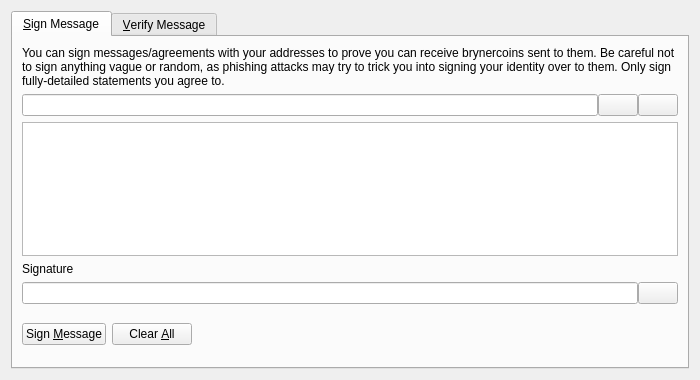
<?xml version="1.0" encoding="UTF-8"?>
<ui version="4.0">
 <class>SignVerifyMessageDialog</class>
 <widget class="QDialog" name="SignVerifyMessageDialog">
  <property name="geometry">
   <rect>
    <x>0</x>
    <y>0</y>
    <width>700</width>
    <height>380</height>
   </rect>
  </property>
  <property name="windowTitle">
   <string>Signatures - Sign / Verify a Message</string>
  </property>
  <property name="modal">
   <bool>true</bool>
  </property>
  <layout class="QVBoxLayout" name="verticalLayout">
   <item>
    <widget class="QTabWidget" name="tabWidget">
     <property name="currentIndex">
      <number>0</number>
     </property>
     <widget class="QWidget" name="tabSignMessage">
      <attribute name="title">
       <string>&amp;Sign Message</string>
      </attribute>
      <layout class="QVBoxLayout" name="verticalLayout_SM">
       <item>
        <widget class="QLabel" name="infoLabel_SM">
         <property name="text">
          <string>You can sign messages/agreements with your addresses to prove you can receive brynercoins sent to them. Be careful not to sign anything vague or random, as phishing attacks may try to trick you into signing your identity over to them. Only sign fully-detailed statements you agree to.</string>
         </property>
         <property name="textFormat">
          <enum>Qt::PlainText</enum>
         </property>
         <property name="wordWrap">
          <bool>true</bool>
         </property>
        </widget>
       </item>
       <item>
        <layout class="QHBoxLayout" name="horizontalLayout_1_SM">
         <property name="spacing">
          <number>0</number>
         </property>
         <item>
          <widget class="QValidatedLineEdit" name="addressIn_SM">
           <property name="toolTip">
            <string>The BrynerCoin address to sign the message with</string>
           </property>
          </widget>
         </item>
         <item>
          <widget class="QPushButton" name="addressBookButton_SM">
           <property name="toolTip">
            <string>Choose previously used address</string>
           </property>
           <property name="text">
            <string/>
           </property>
           <property name="icon">
            <iconset resource="../bitcoin.qrc">
             <normaloff>:/icons/address-book</normaloff>:/icons/address-book</iconset>
           </property>
           <property name="shortcut">
            <string>Alt+A</string>
           </property>
           <property name="autoDefault">
            <bool>false</bool>
           </property>
          </widget>
         </item>
         <item>
          <widget class="QPushButton" name="pasteButton_SM">
           <property name="toolTip">
            <string>Paste address from clipboard</string>
           </property>
           <property name="text">
            <string/>
           </property>
           <property name="icon">
            <iconset resource="../bitcoin.qrc">
             <normaloff>:/icons/editpaste</normaloff>:/icons/editpaste</iconset>
           </property>
           <property name="shortcut">
            <string>Alt+P</string>
           </property>
           <property name="autoDefault">
            <bool>false</bool>
           </property>
          </widget>
         </item>
        </layout>
       </item>
       <item>
        <widget class="QPlainTextEdit" name="messageIn_SM">
         <property name="toolTip">
          <string>Enter the message you want to sign here</string>
         </property>
        </widget>
       </item>
       <item>
        <widget class="QLabel" name="signatureLabel_SM">
         <property name="text">
          <string>Signature</string>
         </property>
         <property name="textFormat">
          <enum>Qt::PlainText</enum>
         </property>
        </widget>
       </item>
       <item>
        <layout class="QHBoxLayout" name="horizontalLayout_2_SM">
         <property name="spacing">
          <number>0</number>
         </property>
         <item>
          <widget class="QLineEdit" name="signatureOut_SM">
           <property name="font">
            <font>
             <italic>true</italic>
            </font>
           </property>
           <property name="readOnly">
            <bool>true</bool>
           </property>
          </widget>
         </item>
         <item>
          <widget class="QPushButton" name="copySignatureButton_SM">
           <property name="toolTip">
            <string>Copy the current signature to the system clipboard</string>
           </property>
           <property name="text">
            <string/>
           </property>
           <property name="icon">
            <iconset resource="../bitcoin.qrc">
             <normaloff>:/icons/editcopy</normaloff>:/icons/editcopy</iconset>
           </property>
           <property name="autoDefault">
            <bool>false</bool>
           </property>
          </widget>
         </item>
        </layout>
       </item>
       <item>
        <layout class="QHBoxLayout" name="horizontalLayout_3_SM">
         <item>
          <widget class="QPushButton" name="signMessageButton_SM">
           <property name="toolTip">
            <string>Sign the message to prove you own this BrynerCoin address</string>
           </property>
           <property name="text">
            <string>Sign &amp;Message</string>
           </property>
           <property name="icon">
            <iconset resource="../bitcoin.qrc">
             <normaloff>:/icons/edit</normaloff>:/icons/edit</iconset>
           </property>
           <property name="autoDefault">
            <bool>false</bool>
           </property>
          </widget>
         </item>
         <item>
          <widget class="QPushButton" name="clearButton_SM">
           <property name="toolTip">
            <string>Reset all sign message fields</string>
           </property>
           <property name="text">
            <string>Clear &amp;All</string>
           </property>
           <property name="icon">
            <iconset resource="../bitcoin.qrc">
             <normaloff>:/icons/remove</normaloff>:/icons/remove</iconset>
           </property>
           <property name="autoDefault">
            <bool>false</bool>
           </property>
          </widget>
         </item>
         <item>
          <spacer name="horizontalSpacer_1_SM">
           <property name="orientation">
            <enum>Qt::Horizontal</enum>
           </property>
           <property name="sizeHint" stdset="0">
            <size>
             <width>40</width>
             <height>48</height>
            </size>
           </property>
          </spacer>
         </item>
         <item>
          <widget class="QLabel" name="statusLabel_SM">
           <property name="font">
            <font>
             <weight>75</weight>
             <bold>true</bold>
            </font>
           </property>
           <property name="text">
            <string/>
           </property>
           <property name="wordWrap">
            <bool>true</bool>
           </property>
          </widget>
         </item>
         <item>
          <spacer name="horizontalSpacer_2_SM">
           <property name="orientation">
            <enum>Qt::Horizontal</enum>
           </property>
           <property name="sizeHint" stdset="0">
            <size>
             <width>40</width>
             <height>48</height>
            </size>
           </property>
          </spacer>
         </item>
        </layout>
       </item>
      </layout>
     </widget>
     <widget class="QWidget" name="tabVerifyMessage">
      <attribute name="title">
       <string>&amp;Verify Message</string>
      </attribute>
      <layout class="QVBoxLayout" name="verticalLayout_VM">
       <item>
        <widget class="QLabel" name="infoLabel_VM">
         <property name="text">
          <string>Enter the receiver's address, message (ensure you copy line breaks, spaces, tabs, etc. exactly) and signature below to verify the message. Be careful not to read more into the signature than what is in the signed message itself, to avoid being tricked by a man-in-the-middle attack. Note that this only proves the signing party receives with the address, it cannot prove sendership of any transaction!</string>
         </property>
         <property name="textFormat">
          <enum>Qt::PlainText</enum>
         </property>
         <property name="alignment">
          <set>Qt::AlignLeading|Qt::AlignLeft|Qt::AlignTop</set>
         </property>
         <property name="wordWrap">
          <bool>true</bool>
         </property>
        </widget>
       </item>
       <item>
        <layout class="QHBoxLayout" name="horizontalLayout_1_VM">
         <property name="spacing">
          <number>0</number>
         </property>
         <item>
          <widget class="QValidatedLineEdit" name="addressIn_VM">
           <property name="toolTip">
            <string>The BrynerCoin address the message was signed with</string>
           </property>
          </widget>
         </item>
         <item>
          <widget class="QPushButton" name="addressBookButton_VM">
           <property name="toolTip">
            <string>Choose previously used address</string>
           </property>
           <property name="text">
            <string/>
           </property>
           <property name="icon">
            <iconset resource="../bitcoin.qrc">
             <normaloff>:/icons/address-book</normaloff>:/icons/address-book</iconset>
           </property>
           <property name="shortcut">
            <string>Alt+A</string>
           </property>
           <property name="autoDefault">
            <bool>false</bool>
           </property>
          </widget>
         </item>
        </layout>
       </item>
       <item>
        <widget class="QPlainTextEdit" name="messageIn_VM"/>
       </item>
       <item>
        <widget class="QValidatedLineEdit" name="signatureIn_VM"/>
       </item>
       <item>
        <layout class="QHBoxLayout" name="horizontalLayout_2_VM">
         <item>
          <widget class="QPushButton" name="verifyMessageButton_VM">
           <property name="toolTip">
            <string>Verify the message to ensure it was signed with the specified BrynerCoin address</string>
           </property>
           <property name="text">
            <string>Verify &amp;Message</string>
           </property>
           <property name="icon">
            <iconset resource="../bitcoin.qrc">
             <normaloff>:/icons/transaction_0</normaloff>:/icons/transaction_0</iconset>
           </property>
           <property name="autoDefault">
            <bool>false</bool>
           </property>
          </widget>
         </item>
         <item>
          <widget class="QPushButton" name="clearButton_VM">
           <property name="toolTip">
            <string>Reset all verify message fields</string>
           </property>
           <property name="text">
            <string>Clear &amp;All</string>
           </property>
           <property name="icon">
            <iconset resource="../bitcoin.qrc">
             <normaloff>:/icons/remove</normaloff>:/icons/remove</iconset>
           </property>
           <property name="autoDefault">
            <bool>false</bool>
           </property>
          </widget>
         </item>
         <item>
          <spacer name="horizontalSpacer_1_VM">
           <property name="orientation">
            <enum>Qt::Horizontal</enum>
           </property>
           <property name="sizeHint" stdset="0">
            <size>
             <width>40</width>
             <height>48</height>
            </size>
           </property>
          </spacer>
         </item>
         <item>
          <widget class="QLabel" name="statusLabel_VM">
           <property name="font">
            <font>
             <weight>75</weight>
             <bold>true</bold>
            </font>
           </property>
           <property name="text">
            <string/>
           </property>
           <property name="wordWrap">
            <bool>true</bool>
           </property>
          </widget>
         </item>
         <item>
          <spacer name="horizontalSpacer_2_VM">
           <property name="orientation">
            <enum>Qt::Horizontal</enum>
           </property>
           <property name="sizeHint" stdset="0">
            <size>
             <width>40</width>
             <height>48</height>
            </size>
           </property>
          </spacer>
         </item>
        </layout>
       </item>
      </layout>
     </widget>
    </widget>
   </item>
  </layout>
 </widget>
 <customwidgets>
  <customwidget>
   <class>QValidatedLineEdit</class>
   <extends>QLineEdit</extends>
   <header>qt/qvalidatedlineedit.h</header>
  </customwidget>
 </customwidgets>
 <resources>
  <include location="../bitcoin.qrc"/>
 </resources>
 <connections/>
</ui>
